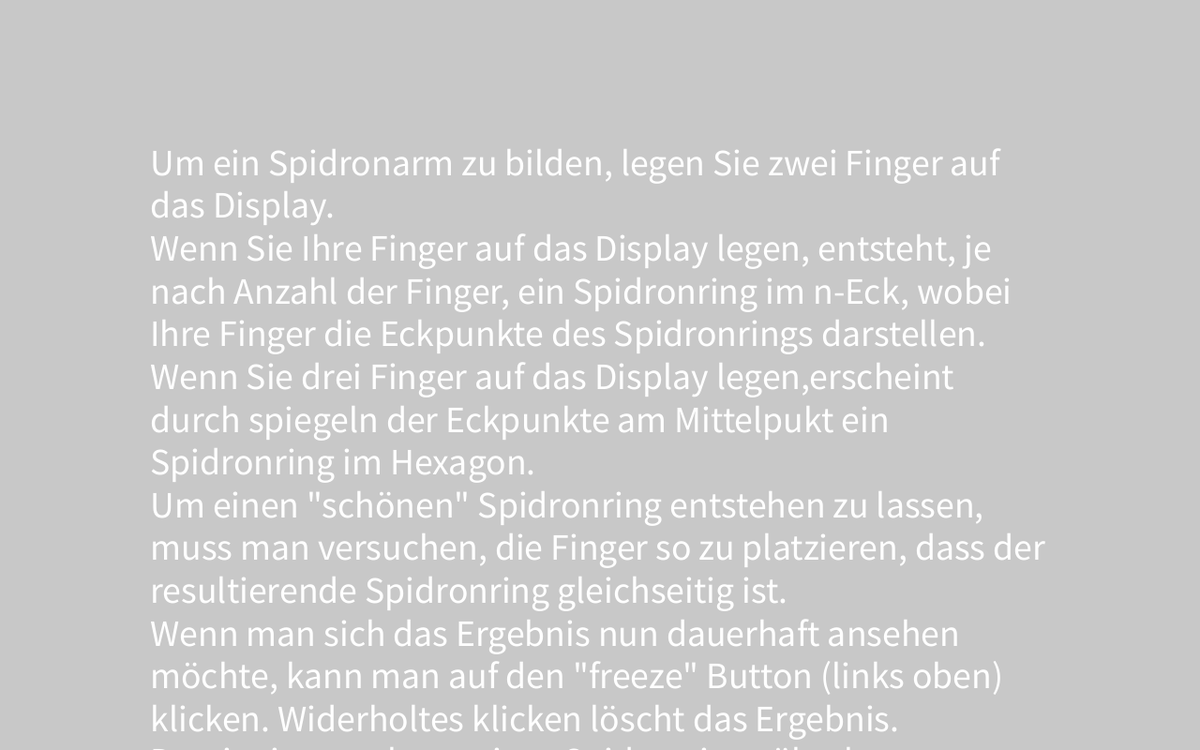
Frame 1 (no input)
Frame 60 (the mouse pressed at the canvas centre just before this capture): identical to frame 1, image omitted
Frame 120 (the mouse held since frame 60 and released just before this capture): identical to frame 1, image omitted

The Processing sketch that drew this single still picture (run headless with seeded random() and noise(); from frame 60 on, the mouse is pressed at the canvas centre):

// Processing sketch: Spidronringe_Android
// ── Spidronringe_Android.pde
import java.util.Collections; //<>//
import java.util.Comparator;
PVector middle;
float r;
int n=15;
int state=0;
ArrayList <PVector> points = new ArrayList<PVector>();
ArrayList <Color> colors= new ArrayList<Color>();
ArrayList <PVector> oldpoints = new ArrayList<PVector>();
boolean convex;
Color currVal;
Color green= new Color(43, 175, 4);
Color red= new Color(175, 9, 4);
Color blue = new Color(0, 115, 200);
float standard;
boolean freeze=false;
float buttonStand;
PVector state0ScrollVec, mymouse=new PVector();
int textAnfangState0;

// in der android versio  nicht
PVector[] touches= new PVector[]{new PVector(10, 300)};

void setup() {

  // in der android versio  nicht
  size(1280, 800);
  middle=new PVector(width/2, height/2);
  r=height/4;
  standard= height/15;
  buttonStand=standard*1.5;
  textAnfangState0= int(buttonStand*2);
  orientation(LANDSCAPE);
  colors.add(new Color(0, 115, 200));  //blau
  colors.add(new Color(100, 0, 170)); //lila
  //  colors.add(new Color(216, 111, 197)); //rosa
  colors.add(new Color(211, 34, 34)); //rot
  //colors.add(new Color(10, 120, 0));   //grün
  //  colors.add(new Color(242, 242, 56)); // gelb
  colors.add(new Color(255, 255, 255));//weiß
  colors.add(new Color(200, 110, 11)); //orange
  //  colors.add(new Color(4, 201, 196)); //zitron
  //colors.add(new Color(156, 202, 206)); //türkis
  currVal = colors.get((int)random(0, colors.size()));
}


void draw() {
  abbruch = 0;
  points.clear();
  if (freeze==false) {
    refresh(true);
  } else {
    freezerefresh();
  }
  if (state==0) {
    startInstructions();
  } else {
    fill(0);
    textSize(standard);
    textAlign(CORNER);
    textSize(standard*0.75);
    text("freeze", buttonStand+standard/3, buttonStand*0.75);
    filter();
    fill(255);
    rect(0, 0, buttonStand, buttonStand);
    if (freeze) {
      fill(red.rColor, red.gColor, red.bColor, 200);
    } else {
      fill(green.rColor, green.gColor, green.bColor, 200);
    }
    strokeWeight(5);
    rect(0, 0, buttonStand, buttonStand);
    strokeWeight(1);
  }
  aVectorList.clear();
  bVectorList.clear();
  cVectorList.clear();
  dVectorList.clear();
}

void startInstructions() {
  //blablablablabla
  background(200);
  textSize(standard*0.75);
  text("Um ein Spidronarm zu bilden, legen Sie zwei Finger auf das Display. \nWenn Sie Ihre Finger auf das Display legen, entsteht, je nach Anzahl der Finger, ein Spidronring im n-Eck, wobei Ihre Finger die Eckpunkte des Spidronrings darstellen. \nWenn Sie drei Finger auf das Display legen,erscheint durch spiegeln der Eckpunkte am Mittelpukt ein Spidronring im Hexagon. \nUm einen \"schönen\" Spidronring entstehen zu lassen, muss man versuchen, die Finger so zu platzieren, dass der resultierende Spidronring gleichseitig ist. \nWenn man sich das Ergebnis nun dauerhaft ansehen möchte, kann man auf den \"freeze\" Button (links oben) klicken. Widerholtes klicken löscht das Ergebnis. \nDamit ein errechnen eines Spidronrings überhaupt möglich ist, muss man seine Finger konvex (nach außen gewölbt) um deren Mittelpunkt verteilen. \n[Profi: Die Anzahl der Innenverbindungen kann oben rechts eingestellt werden. Bei 0 erscheint also nur das n-Eck, bei 1 die erste Ebene, bei zwei die ersten beiden Ebenen, etc.]", width/8, textAnfangState0, width/8*6, 1280);
}

//wähle Aktion
void filter() {
  switch(points.size()) {
  case 0:
    currVal = colors.get((int)random(0, colors.size()));
    fill(0);
    textSize(standard);
    textAlign(CENTER, CENTER);
    text("_", width-standard*2, standard-standard/2);
    text("+", width-standard, standard);
    text(maxDrawNum, width-standard*3.5, standard);
    textSize(standard*1.5);
    text("Bitte mindestens 2 Finger \nauf das Display legen!", displayWidth/2, displayHeight/2);
    break;

  case 1:
    fill(0);
    textSize(standard);
    textAlign(CENTER, CENTER);
    text("_", width-standard*2, standard-standard/2);
    text("+", width-standard, standard);
    text(maxDrawNum, width-standard*3.5, standard);
    textSize(standard*1.5);
    text("Bitte mindestens 2 Finger \nauf das Display legen!", displayWidth/2, displayHeight/2);
    break;

  case 2:   
    background(green.rColor, green.gColor, green.bColor);
    if (points.get(1).x > points.get(0).x) {
      PVector he=points.get(1);
      PVector he2=points.get(0);
      points.clear();
      points.add(he);
      points.add(he2);
    }
    drawSpidron(points.get(0), points.get(1));
    break;

  case 3:  
    background(green.rColor, green.gColor, green.bColor);
    rechne();
    polygon();
    break;

  case 4:
    sortPoints(points);
    fill(currVal.rColor, currVal.gColor, currVal.bColor);
    beginShape();
    for (PVector p : points) {
      vertex(p.x, p.y);
    }
    endShape(CLOSE);
    break;

  default:
    polygon();
  }
}

void mousePressed() {
  if (state==1) {
    if (mouseIsInside(width-standard*1.5, buttonStand, width, 0)&&!freeze) {
      maxDrawNum++;
      println(maxDrawNum);
    } else if (mouseIsInside(width-standard*3, buttonStand, width-standard, 0)&&!freeze) {
      maxDrawNum--;
      if (maxDrawNum<0) {
        maxDrawNum=0;
      }
      println(maxDrawNum);
    }
  } else if (mouseIsInside(width/8, 0, width/8*6, height)&&points.size()==1) {
    state0ScrollVec=new PVector(points.get(0).x, points.get(0).y);
  }
}

void mouseReleased() {
  if (mouseIsInside(width/8, 0, width/8 * 7, height)&&state==0) {
    textAnfangState0-=state0ScrollVec.y-mymouse.y;
  }
  if(textAnfangState0 > buttonStand*2){
    textAnfangState0=int(buttonStand*2);
  }else if(textAnfangState0+1280 < height-buttonStand*2){
    textAnfangState0=-1280+height-int(buttonStand*2);
  }
}

//leitet n-eck funktionen ein
void polygon() {
  durchschnittsVektor = new PVector();
  for (PVector p : points) {
    durchschnittsVektor.add(p);
  }
  durchschnittsVektor.div(points.size());

  sortPoints(points);
  convex=saveConvex();
  if (convex) {
    background(green.rColor, green.gColor, green.bColor);
  } else {
    background(red.rColor, red.gColor, red.bColor);
  }
  connect(points);
}

//aktualisiere points
void refresh(boolean save) {
  background(255, 255, 255);
  if (touches.length==1&&state==0) {
    mymouse=new PVector(touches[0].x, touches[0].y);
  }
  for (int i=0; i<touches.length; i++) {
    if (!mouseIsInsideAdv(0, 0, buttonStand, buttonStand, new PVector(touches[i].x, touches[i].y))) {
      points.add(new PVector(touches[i].x, touches[i].y));
    }
  }
  if (save) {
    for (int i=0; i<touches.length; i++) {
      if (mouseIsInsideAdv(0, 0, buttonStand, buttonStand, new PVector(touches[i].x, touches[i].y))) {
        freeze=true;
        for (PVector e : points) {
          oldpoints.add(e);
        }
      }
    }
  }
}


void freezerefresh() {
  for (PVector e : oldpoints) {
    points.add(e);
  }
  //for (int i=0; i<touches.length; i++) {
  //  if (mouseIsInsideAdv(0, 0, buttonStand, buttonStand, new PVector(touches[i].x, touches[i].y))) {
  if (mouseIsInside(0, 0, buttonStand, buttonStand)) {
    freeze=false;
    oldpoints.clear();
    refresh(true);
    return;
  }
  //}
}


void rechne() {
  durchschnittsVektor=new PVector();
  for (PVector p : points) {
    durchschnittsVektor.add(p);
  }
  durchschnittsVektor.div(points.size());
  ArrayList<PVector> punktelo=new ArrayList();
  for (PVector p : points) {
    punktelo.add(p);
  }

  for (PVector p : points) {
    PVector he=durchschnittsVektor.copy().sub(p);
    punktelo.add(p.copy().add(he.copy().mult(2)));
  }

  points.clear();
  for (PVector p : punktelo) {
    points.add(p);
  }

  durchschnittsVektor=new PVector();
  for (PVector p : points) {
    durchschnittsVektor.add(p);
  }
  durchschnittsVektor.div(points.size());
}

// ── helferKlassen.pde
class Color {
  int rColor;
  int gColor;
  int bColor;

  Color(int rColor, int gColor, int bColor) {
    this.rColor=rColor;
    this.gColor=gColor;
    this.bColor=bColor;
  }
}

class ResPoints {
  PVector c;
  PVector d;

  ResPoints(PVector c, PVector d) {
    this.c=c;
    this.d=d;
  }
}

boolean mouseIsInside(float x1,float y1,float x2,float y2) {
  
 float lowX=Math.min(x1,x2);
 float lowY=Math.min(y1,y2);
 float highX=Math.max(x1,x2);
 float highY=Math.max(y1,y2);
  
 return(mouseX> lowX && mouseX<highX && mouseY>lowY && mouseY< highY);
  
} 


boolean mouseIsInsideAdv(float x1,float y1,float x2,float y2,PVector pos) {
  
 float lowX=Math.min(x1,x2);
 float lowY=Math.min(y1,y2);
 float highX=Math.max(x1,x2);
 float highY=Math.max(y1,y2);
  
 return(pos.x> lowX && pos.x<highX && pos.y>lowY && pos.y< highY);
  
} 

// ── hexagon_Spidron.pde
ResPoints result; //<>// //<>//
int minDist = 1;
ArrayList <PVector> aVectorList = new ArrayList <PVector>(), bVectorList = new ArrayList <PVector>(), 
      dVectorList = new ArrayList <PVector>(), cVectorList = new ArrayList <PVector>();

void drawSpidron(PVector a, PVector b) {
  while (dist(a.x, a.y, b.x, b.y) > minDist) {
    result = new ResPoints(getPoints(a, b).c, getPoints(a, b).d);
    drawMyTriangle(a, b, result.c, result.d);
    aVectorList.add(a);
    bVectorList.add(b);
    cVectorList.add(result.c);
    dVectorList.add(result.d);
    a = result.d;
    b = result.c;
  }
  for (int i = 0; i < aVectorList.size(); i++) {
    drawMyTriangle(aVectorList.get(i), bVectorList.get(i), dVectorList.get(i), cVectorList.get(i));
  }
}

ResPoints getPoints(PVector a, PVector b) {
  float abstand = dist(a.x, a.y, b.x, b.y)/(sqrt(3)/2)/2;
  PVector c = new PVector(0, 0);
  PVector d = new PVector(0, 0);

  PVector he = b.copy().sub(a);
  he.set(-he.y, he.x);
  he.normalize();
  he.mult(abstand);
  d = a.copy().add(he);
  d.set(d.x, d.y);
  d = new PVector(d.x, d.y);

  //Berechne C
  he = d.copy().sub(b);
  c = b.copy().add(he.div(2));
  return (new ResPoints(c, d));
}

void drawMyTriangle(PVector a, PVector b, PVector c, PVector d) {
  fill(currVal.rColor,currVal.gColor, currVal.bColor);
  triangle(a.x, a.y, b.x, b.y, c.x, c.y);
  point(d.x, d.y);
  stroke(40);
  strokeWeight(2);
  line(d.x, d.y, a.x, a.y);
}
// ── n_eck.pde
ArrayList <PVector> pointsneu = new ArrayList<PVector>(); //<>// //<>//
int abbruch = 0;
PVector durchschnittsVektor = new PVector();
int maxDrawNum=8;


//Berechne points hauptmethode
void calcInsidePoints() {
  boolean saveAbs=dist(points.get(0).x, points.get(0).y, points.get((2)%points.size()).x, points.get((2)%points.size()).y)>1;
  int ps = points.size();
  for (int i=0; i<points.size(); i++) {
    pointsneu.add(getIntersectionPoint(points.get(i), points.get((i+1)%ps), points.get((i+2)%ps), points.get((i+3)%ps)));
  }
  points.clear();
  for (PVector p : pointsneu) {
    points.add(p);
  }
  pointsneu.clear();
  abbruch+=1;
  if (saveAbs) 
    connect(points);
}

//berechne Innenpoints

PVector getIntersectionPoint(PVector a, PVector b, PVector c, PVector d) {

  PVector s = new PVector();

  float m1 = ((c.y - a.y) / ((c.x - a.x)==0 ? (n>=15? standard/7.2:1) : (c.x - a.x)));//(n==15? 5:1)
  float m2 = ((b.y - d.y) / ((b.x - d.x)==0 ? (n>=15? standard/7.2:1) : (b.x - d.x)));
  float t1 = a.y - m1 * a.x;
  float t2 = b.y - m2 * b.x;

  s.x = (t2 - t1) / (m1 - m2);

  s.y = m1 * s.x + t1;

  return s;
}

//connect Innenpoints
void connect(ArrayList <PVector> points) {
  colorPolygon();

  strokeWeight(2);
  for (int i=0; i<points.size(); i++) {
    line(points.get(i).x, points.get(i).y, points.get((i+1)%points.size()).x, points.get((i+1)%points.size()).y);
    if (abbruch<maxDrawNum)
      line(points.get(i).x, points.get(i).y, points.get((i+2)%points.size()).x, points.get((i+2)%points.size()).y);
  }
  strokeWeight(1);
  if (!convex)
    notConvex();
  if (abbruch<maxDrawNum) {
    calcInsidePoints();
  }
}

//sortiere liste hauptmethode
void sortPoints(ArrayList<PVector> points) {

  Comparator<PVector> comp = new pointsComparator();
  Collections.sort(points, comp);
}

//Klasse comperator
public class pointsComparator implements Comparator<PVector> {

  @Override
    public int compare(PVector p1, PVector p2) {
    float w1 = calcAngle(p1);
    float w2 = calcAngle(p2);

    if (w1 > w2) {
      return 1;
    } else return -1;
  }
}


//berechne winkel (sortieren)
float calcAngle(PVector p) {
  PVector he = new PVector(p.x - durchschnittsVektor.x, p.y - durchschnittsVektor.y);

  float winkel = PVector.angleBetween( new PVector(1, 0), he);
  if (he.y < 0) winkel = 2*PI-winkel;
  return winkel;
}


// konvexheit prüfen
boolean saveConvex() {

  int ps = points.size();
  PVector he;

  for (int i=0; i<ps; i++) {
    he = getIntersectionPoint(durchschnittsVektor, points.get(i), points.get((i+1)%ps), points.get((i+2)%ps));

    if (dist(points.get((i+1)%ps).x, points.get((i+1)%ps).y, durchschnittsVektor.x, durchschnittsVektor.y)<=(dist(he.x, he.y, durchschnittsVektor.x, durchschnittsVektor.y))+(n>=10?0:7)) {
      abbruch=100;
      return false;
    }
  }
  return true;
}

//n-eck einfärben
void colorPolygon() {
  fill(currVal.rColor, currVal.gColor, currVal.bColor);
  beginShape();
  for (PVector p : points) {
    vertex(p.x, p.y);
  }
  endShape(CLOSE);
}

//rotdisplay
void notConvex() {
  fill(0);
  textSize(standard);
  textAlign(CENTER);
  text("Bitte bilden Sie ein konvexes n-Eck!", displayWidth/2, displayHeight/5);
}
